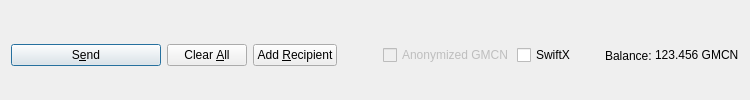
         <widget class="QFrame" name="frame_Send">
          <layout class="QHBoxLayout" name="horizontalLayout">
           <property name="bottomMargin">
            <number>0</number>
           </property>
           <item>
            <widget class="QPushButton" name="sendButton">
             <property name="minimumSize">
              <size>
               <width>150</width>
               <height>0</height>
              </size>
             </property>
             <property name="toolTip">
              <string>Confirm the send action</string>
             </property>
             <property name="text">
              <string>S&amp;end</string>
             </property>
             <property name="icon">
              <iconset resource="../gamblecoin.qrc">
               <normaloff>:/icons/send</normaloff>:/icons/send</iconset>
             </property>
             <property name="autoDefault">
              <bool>false</bool>
             </property>
             <property name="default">
              <bool>true</bool>
             </property>
            </widget>
           </item>
           <item>
            <widget class="QPushButton" name="clearButton">
             <property name="sizePolicy">
              <sizepolicy hsizetype="Minimum" vsizetype="Fixed">
               <horstretch>0</horstretch>
               <verstretch>0</verstretch>
              </sizepolicy>
             </property>
             <property name="toolTip">
              <string>Clear all fields of the form.</string>
             </property>
             <property name="text">
              <string>Clear &amp;All</string>
             </property>
             <property name="icon">
              <iconset resource="../gamblecoin.qrc">
               <normaloff>:/icons/remove</normaloff>:/icons/remove</iconset>
             </property>
             <property name="autoDefault">
              <bool>false</bool>
             </property>
            </widget>
           </item>
           <item>
            <widget class="QPushButton" name="addButton">
             <property name="toolTip">
              <string>Send to multiple recipients at once</string>
             </property>
             <property name="text">
              <string>Add &amp;Recipient</string>
             </property>
             <property name="icon">
              <iconset resource="../gamblecoin.qrc">
               <normaloff>:/icons/add</normaloff>:/icons/add</iconset>
             </property>
             <property name="autoDefault">
              <bool>false</bool>
             </property>
            </widget>
           </item>
           <item>
            <spacer name="horizontalSpacer">
             <property name="orientation">
              <enum>Qt::Horizontal</enum>
             </property>
             <property name="sizeHint" stdset="0">
              <size>
               <width>40</width>
               <height>20</height>
              </size>
             </property>
            </spacer>
           </item>
           <item>
            <layout class="QHBoxLayout" name="horizontalLayout_2">
             <property name="spacing">
              <number>3</number>
             </property>
             <item>
              <widget class="QCheckBox" name="checkzGMCN">
               <property name="enabled">
                <bool>false</bool>
               </property>
               <property name="text">
                <string>Anonymized GMCN</string>
               </property>
              </widget>
             </item>
             <item>
              <widget class="QCheckBox" name="checkSwiftTX">
               <property name="enabled">
                <bool>true</bool>
               </property>
               <property name="minimumSize">
                <size>
                 <width>85</width>
                 <height>0</height>
                </size>
               </property>
               <property name="text">
                <string>SwiftX</string>
               </property>
              </widget>
             </item>
             <item>
              <widget class="QLabel" name="label">
               <property name="text">
                <string>Balance:</string>
               </property>
              </widget>
             </item>
             <item>
              <widget class="QLabel" name="labelBalance">
               <property name="sizePolicy">
                <sizepolicy hsizetype="Preferred" vsizetype="Fixed">
                 <horstretch>0</horstretch>
                 <verstretch>0</verstretch>
                </sizepolicy>
               </property>
               <property name="cursor">
                <cursorShape>IBeamCursor</cursorShape>
               </property>
               <property name="text">
                <string notr="true">123.456 GMCN</string>
               </property>
               <property name="textInteractionFlags">
                <set>Qt::LinksAccessibleByMouse|Qt::TextSelectableByKeyboard|Qt::TextSelectableByMouse</set>
               </property>
              </widget>
             </item>
            </layout>
           </item>
          </layout>
         </widget>
